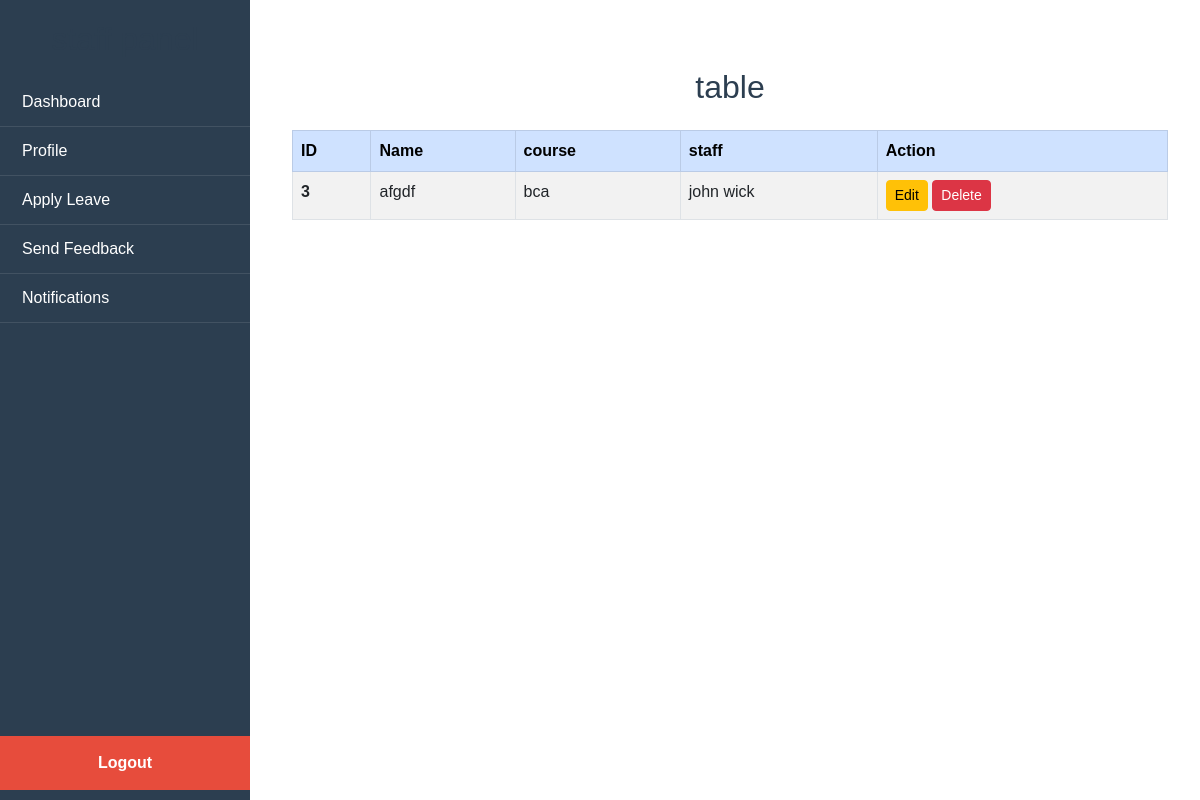
The app's page /viewsubject_page/ with its own data.
### myapp/models.py (models this page shows, shortened)
class Subject(models.Model):
    name = models.CharField(max_length=100)
    course = models.ForeignKey(Course, on_delete=models.CASCADE)
    staff = models.ForeignKey(Staff, on_delete=models.CASCADE)

class Course(models.Model):
   name = models.CharField(max_length=100)
   created_at = models.DateTimeField(auto_now_add=True)
   updated_at = models.DateTimeField(auto_now=True)

class Staff(models.Model):
    admin = models.OneToOneField(CustomUser, on_delete=models.CASCADE)
    address= models.TextField(max_length=150)
    gender = models.CharField(max_length=150)
    created_at = models.DateTimeField(auto_now_add=True)
    updated_at = models.DateTimeField(auto_now=True)

class CustomUser(AbstractUser):
   USER = (
       (1, 'HOD'),
       (2, 'STAFF')
   )
   user_type = models.CharField(choices=USER, max_length=50, default=1)
   profile_pic = models.ImageField(upload_to='media/profile_pic')

### myapp/views.py (the view)
# urls.py: path('viewsubject_page/',views.viewsubject_page,name='viewsubject_page'),
def viewsubject_page(request):
    subject = Subject.objects.all()
    context = {
        'subject': subject,
    }
    return render(request,'viewsubject.html',context)

### templates/viewsubject.html
{% extends 'dashboard.html' %}
{% block content %}
<div class="container mt-5">
    <h2 class="text-center mb-4">table</h2>
    <table class="table table-bordered table-striped table-hover">
        <thead class="table-primary">
            <tr>
                <th>ID</th>
                <th>Name</th>
                <th>course </th>
                <th>staff</th>
                <th>Action</th>
            </tr>
        </thead>
        <tbody>
       {% for i in subject %}
   <tr>
       <th scope="row">{{ i.id }}</th>
       <td>{{ i.name }}</td>
       <td>{{ i.course.name }}</td>
       <td>{{ i.staff.admin.first_name}}&nbsp;{{i.staff.admin.last_name}}</td>
       <td>
            <a href="{% url 'editsubject_page' i.id %}" class="btn btn-warning btn-sm">Edit</a>
                      <a href="{% url 'deletesubject_page' i.id %}"class="btn btn-danger btn-sm">Delete</a>
       </td>
   </tr>
{% endfor %}
        </tbody>
    </table>
</div>
{% endblock %}

### templates/dashboard.html (style rules this page uses)
* { margin: 0; padding: 0; box-sizing: border-box; font-family: Arial, sans-serif; }
body { display: flex; }
h2 { margin-bottom: 20px; color: #2C3E50; text-align: center; }

### records on screen
Subject: id "3", name "afgdf", course.name "bca", staff.admin.first_name "john", staff.admin.last_name "wick"
